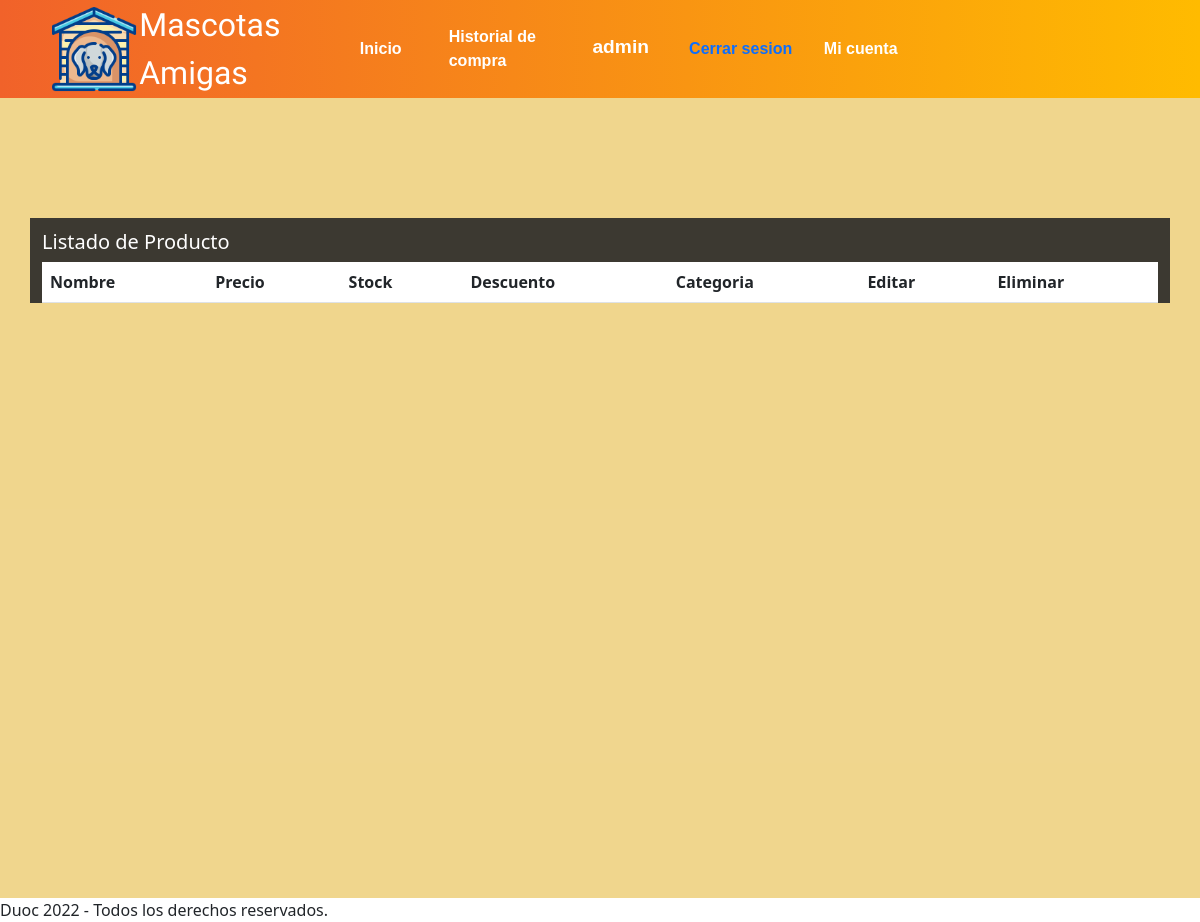
/Gestionar (signed in), run on an earlier commit of the app's database.
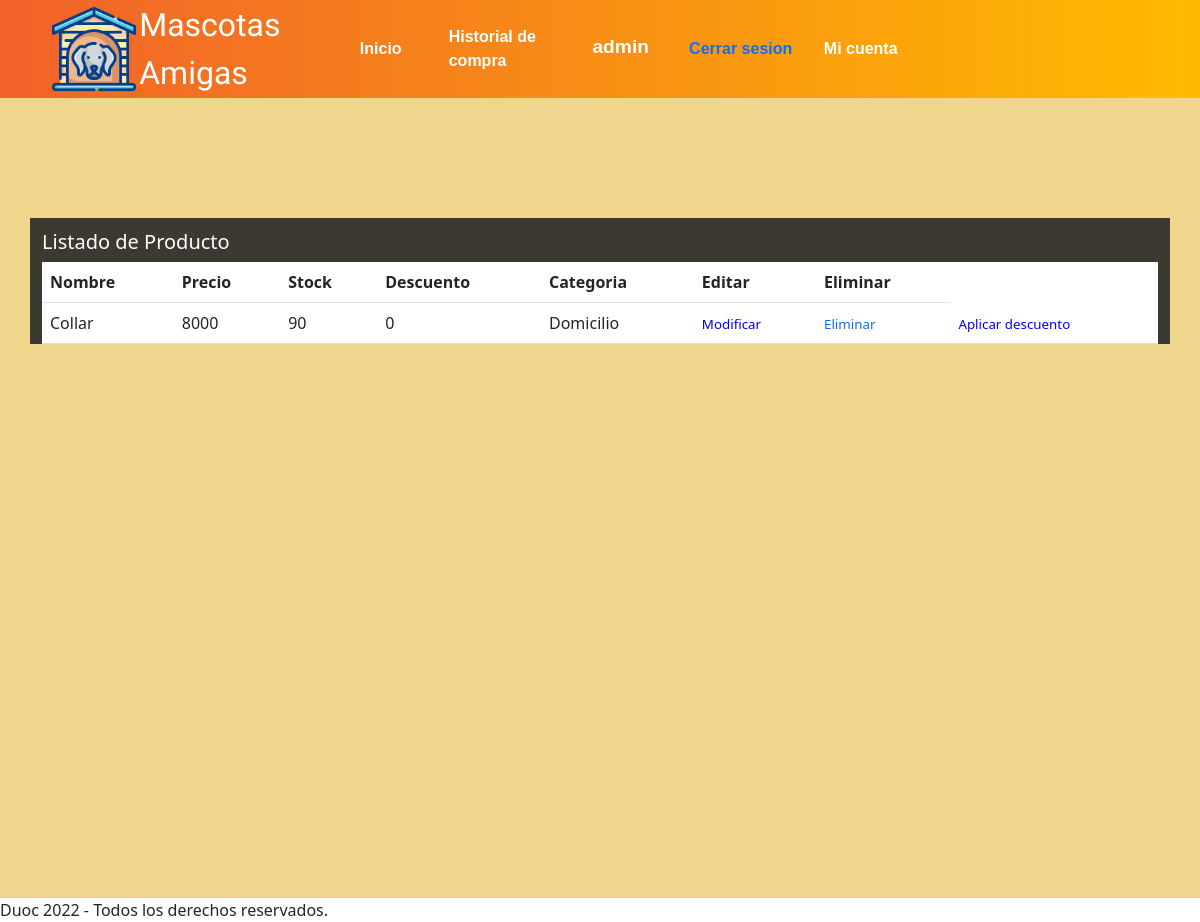
And on a later commit of the database.
### core/models.py (models this page shows, shortened)
class Producto(models.Model):
    nombre = models.CharField(primary_key=True, max_length=30)
    precio = models.IntegerField()
    stock = models.IntegerField()
    descuento = models.IntegerField(null=True)
    precio_final = models.IntegerField(null=True)
    categoria = models.ForeignKey(Categoria, on_delete=models.CASCADE)
    imagen = models.CharField(null=True, max_length=400,blank=True)

class Categoria(models.Model):
    idCategoria = models.IntegerField(primary_key=True)
    nombreCategoria = models.CharField(max_length=20)
    def __str__(self) -> str:
        return self.nombreCategoria

### core/views.py (the view)
# urls.py: path('Gestionar', Gestionar, name="Gestionar"),
def Gestionar(request):
    contexto = {'producto': Producto.objects.all()}
    return render(request, 'core/Gestionar.html',contexto)

### core/templates/core/Gestionar.html
{% extends 'core/template.html' %}
{% load static %}
{% block contenido %}
<head>
    <link rel="stylesheet" href="{% static 'core/css/Crear.css' %}">
</head>
{% if not user.is_staff %}
<h5>Permisos insuficientes</h5>
<a href="{% url 'home' %}">volver</a>
{% else %}
<div class="cuerpo">
    <div class="container">
    <div class="tabla">
        <h5>Listado de Producto</h5>
    <table class="table table-hover">
        <tr>
            <th>Nombre</th>
            <th>Precio</th>
            <th>Stock</th>
            <th>Descuento</th>
            <th>Categoria</th>
            <th>Editar</th>
            <th>Eliminar</th>
        </tr>
        {% for i in producto %}
        <tr>
            <td>{{i.nombre}}</td>
            <td>{{i.precio}}</td>
            <td>{{i.stock}}</td>
            <td>{{i.descuento}}</td>
            <td>{{i.categoria}}</td>
            <td><a href="{% url 'modificarProducto' i.nombre %}" style="color:blue;">Modificar</a ></td>
            <td><a href="{% url 'eliminarProducto' i.nombre %}">Eliminar</a></td>
            <td><a href="{% url 'descuento' i.nombre %}" style="color:blue;">Aplicar descuento</a></td>
        </tr>
        {% endfor %}
    </table>
</div>
</div>
    </div>
{% endif %}
{% endblock %}

### core/templates/core/template.html (shortened to what this page needs)
{% load static %}
<!DOCTYPE html>
<html lang="es">
<head>
    <link href="https://cdn.jsdelivr.net/npm/bootstrap@5.1.3/dist/css/bootstrap.min.css" rel="stylesheet">
    <link rel="stylesheet" href="{% static 'core/css/Mainestilo.css' %}">
</head>
<body>
    <header>
    <div class="principal">
    <nav class="navbar navbar-expand-lg navbar-dark" style="background-color: #ffffff00;">
        <a id="titulo" href="{% url 'home' %}">
        <img src="{% static 'core/img/logo.png' %}" alt="logo" width="90px">
        <div>Mascotas Amigas</div>
        </a>
        <div id="menu">
        <div class="container-fluid">
            <ul class="navbar-nav">
            <li class="nav-item">
                <a class="nav-link active" href="{% url 'home' %}">Inicio</a>
            </li>
            <li class="nav-item">
                <a class="nav-link active" href="{% url 'pedido' %}">Historial de compra</a>
            </li>
            <li class="nav-item">
            {% if user.is_authenticated %}
                <b>{{user.username}}</b>
            </li>
            <li class="nav-item">
                <a href="{% url 'logout' %}">Cerrar sesion</a>
            </li>
            {% else %}
            <li class="nav-item">
                <a href="{% url 'login' %}">Iniciar Sesion</a>
            </li>
            {% endif %}
            <li class="nav-item">
                {% if user.is_authenticated %}
                <a class="nav-link active" href="{% url 'usuario' %}">Mi cuenta</a>
            {% endif %}
            </li>
            </ul>
        </div>
        </div>
    </nav>
    </div>
    </header>
    <div>
        {% block contenido %}
        {% endblock %}
    </div>
    <footer>
        Duoc 2022 - Todos los derechos reservados.
    </footer>
</body>
</html>

### core/static/core/css/Mainestilo.css (style rules this page uses)
b { display: flex; }
* { padding: 0; margin: 0; border: cadetblue; }
.principal>.navbar { display: flex; justify-content: center; justify-content: space-between; width: 100%; background: linear-gradient(to right, rgb(241, 98, 42) 0%, rgb(255, 187, 0) 100%); position: sticky; margin-top: auto; z-index: 100; }
.cuerpo { background-color: rgba(231, 189, 71, 0.616); min-height: 170vh; }
#menu { display: flex; flex-direction: column; justify-content: space-between; align-items: flex-end; width: 100%; }
.navbar.navbar-expand-lg.navbar-dark { padding: 0; display: flex; }
.navbar-nav { display: flex; align-items: center; font-weight: bold; font-family: Arial, Helvetica, sans-serif; font-size: larger; }
b { color: white; display: flex; padding-bottom: 4px; font-family: 'Trebuchet MS', 'Lucida Sans Unicode', 'Lucida Grande', 'Lucida Sans', Arial, sans-serif }
.nav-item { width: 120px; display: flex; flex-direction: row; flex-wrap: nowrap; align-items: center; justify-content: center; }
#titulo { display: flex; justify-content: flex-start; align-items: center; font-size: 2rem; font-family: 'Knewave', cursive; color: #ffffff; margin-left: 4%; padding: 0.1% 0.1% 0.1% 0.1%; }
a { text-decoration: none; font-size: smaller; }
.container { background-color: #ffffff; }

### core/static/core/css/Crear.css (style rules this page uses)
* { padding: 0; margin: 0; }
.cuerpo { padding-top: 10%; background-color: rgba(231, 189, 71, 0.616); min-height: 100vh; }
.container { padding-top: 12px; background-color: #272727e3; color: white; }
h5 { color: white; }
.table-hover { background-color: white; }

What changed in the data, as far as the page shows it:
added Producto: nombre "Collar", precio "8000", stock "90", descuento "0", categoria "Domicilio"
